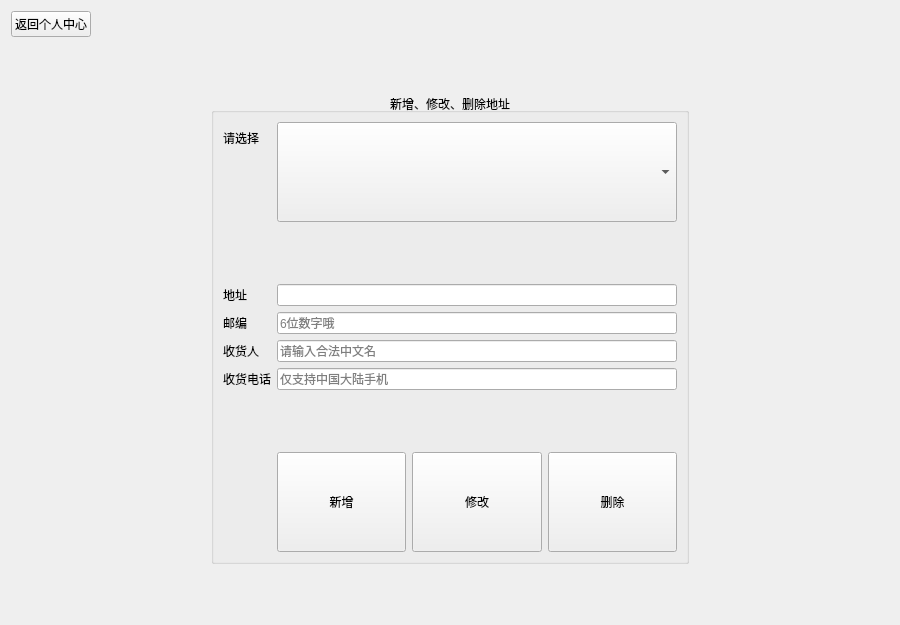
          <widget class="QWidget" name="pageMyAddresses">
           <layout class="QVBoxLayout" name="verticalLayout_8">
            <item>
             <layout class="QHBoxLayout" name="horizontalLayout_18">
              <property name="topMargin">
               <number>0</number>
              </property>
              <item>
               <widget class="QPushButton" name="pushButtonBackToPageLogined">
                <property name="text">
                 <string>返回个人中心</string>
                </property>
                <property name="icon">
                 <iconset resource="res/res.qrc">
                  <normaloff>:/icons-light/backward.png</normaloff>:/icons-light/backward.png</iconset>
                </property>
                <property name="iconSize">
                 <size>
                  <width>50</width>
                  <height>50</height>
                 </size>
                </property>
               </widget>
              </item>
              <item>
               <spacer name="horizontalSpacer_15">
                <property name="orientation">
                 <enum>Qt::Horizontal</enum>
                </property>
                <property name="sizeHint" stdset="0">
                 <size>
                  <width>40</width>
                  <height>20</height>
                 </size>
                </property>
               </spacer>
              </item>
             </layout>
            </item>
            <item>
             <spacer name="verticalSpacer_11">
              <property name="orientation">
               <enum>Qt::Vertical</enum>
              </property>
              <property name="sizeType">
               <enum>QSizePolicy::Maximum</enum>
              </property>
              <property name="sizeHint" stdset="0">
               <size>
                <width>20</width>
                <height>50</height>
               </size>
              </property>
             </spacer>
            </item>
            <item>
             <layout class="QHBoxLayout" name="horizontalLayout_15">
              <property name="leftMargin">
               <number>0</number>
              </property>
              <property name="rightMargin">
               <number>0</number>
              </property>
              <item>
               <spacer name="horizontalSpacer_13">
                <property name="orientation">
                 <enum>Qt::Horizontal</enum>
                </property>
                <property name="sizeType">
                 <enum>QSizePolicy::Maximum</enum>
                </property>
                <property name="sizeHint" stdset="0">
                 <size>
                  <width>200</width>
                  <height>20</height>
                 </size>
                </property>
               </spacer>
              </item>
              <item>
               <widget class="QGroupBox" name="groupBoxMyAddresses">
                <property name="title">
                 <string>新增、修改、删除地址</string>
                </property>
                <property name="alignment">
                 <set>Qt::AlignCenter</set>
                </property>
                <property name="checkable">
                 <bool>false</bool>
                </property>
                <layout class="QFormLayout" name="formLayout">
                 <property name="labelAlignment">
                  <set>Qt::AlignLeading|Qt::AlignLeft|Qt::AlignVCenter</set>
                 </property>
                 <property name="formAlignment">
                  <set>Qt::AlignLeading|Qt::AlignLeft|Qt::AlignTop</set>
                 </property>
                 <item row="0" column="0">
                  <widget class="QLabel" name="labelAddressesText">
                   <property name="text">
                    <string>请选择</string>
                   </property>
                  </widget>
                 </item>
                 <item row="0" column="1">
                  <widget class="QComboBox" name="comboBoxMAAddresses">
                   <property name="sizePolicy">
                    <sizepolicy hsizetype="Minimum" vsizetype="Minimum">
                     <horstretch>40</horstretch>
                     <verstretch>0</verstretch>
                    </sizepolicy>
                   </property>
                   <property name="minimumSize">
                    <size>
                     <width>400</width>
                     <height>100</height>
                    </size>
                   </property>
                  </widget>
                 </item>
                 <item row="2" column="0">
                  <widget class="QLabel" name="labelAddressText">
                   <property name="text">
                    <string>地址</string>
                   </property>
                  </widget>
                 </item>
                 <item row="2" column="1">
                  <widget class="QLineEdit" name="lineEditMAAddress">
                   <property name="minimumSize">
                    <size>
                     <width>400</width>
                     <height>0</height>
                    </size>
                   </property>
                  </widget>
                 </item>
                 <item row="4" column="0">
                  <widget class="QLabel" name="labelPostcodeText">
                   <property name="text">
                    <string>邮编</string>
                   </property>
                  </widget>
                 </item>
                 <item row="4" column="1">
                  <widget class="QLineEdit" name="lineEditMAPostcode">
                   <property name="inputMethodHints">
                    <set>Qt::ImhDigitsOnly</set>
                   </property>
                   <property name="maxLength">
                    <number>6</number>
                   </property>
                   <property name="placeholderText">
                    <string>6位数字哦</string>
                   </property>
                  </widget>
                 </item>
                 <item row="5" column="0">
                  <widget class="QLabel" name="labelRecverText">
                   <property name="text">
                    <string>收货人</string>
                   </property>
                  </widget>
                 </item>
                 <item row="5" column="1">
                  <widget class="QLineEdit" name="lineEditMARecver">
                   <property name="placeholderText">
                    <string>请输入合法中文名</string>
                   </property>
                  </widget>
                 </item>
                 <item row="6" column="0">
                  <widget class="QLabel" name="labelRecPhoneText">
                   <property name="text">
                    <string>收货电话</string>
                   </property>
                  </widget>
                 </item>
                 <item row="6" column="1">
                  <widget class="QLineEdit" name="lineEditMARecPhone">
                   <property name="inputMethodHints">
                    <set>Qt::ImhDigitsOnly</set>
                   </property>
                   <property name="maxLength">
                    <number>11</number>
                   </property>
                   <property name="placeholderText">
                    <string>仅支持中国大陆手机</string>
                   </property>
                  </widget>
                 </item>
                 <item row="8" column="1">
                  <layout class="QHBoxLayout" name="horizontalLayout_13">
                   <item>
                    <widget class="QPushButton" name="pushButtonMAAddAddress">
                     <property name="sizePolicy">
                      <sizepolicy hsizetype="Minimum" vsizetype="Minimum">
                       <horstretch>0</horstretch>
                       <verstretch>0</verstretch>
                      </sizepolicy>
                     </property>
                     <property name="minimumSize">
                      <size>
                       <width>0</width>
                       <height>100</height>
                      </size>
                     </property>
                     <property name="text">
                      <string>新增</string>
                     </property>
                     <property name="icon">
                      <iconset resource="res/res.qrc">
                       <normaloff>:/icons-light/plus_2.png</normaloff>:/icons-light/plus_2.png</iconset>
                     </property>
                    </widget>
                   </item>
                   <item>
                    <widget class="QPushButton" name="pushButtonMAModifyAddress">
                     <property name="sizePolicy">
                      <sizepolicy hsizetype="Minimum" vsizetype="Minimum">
                       <horstretch>0</horstretch>
                       <verstretch>0</verstretch>
                      </sizepolicy>
                     </property>
                     <property name="minimumSize">
                      <size>
                       <width>0</width>
                       <height>100</height>
                      </size>
                     </property>
                     <property name="text">
                      <string>修改</string>
                     </property>
                     <property name="icon">
                      <iconset resource="res/res.qrc">
                       <normaloff>:/icons-light/pencil_edit.png</normaloff>:/icons-light/pencil_edit.png</iconset>
                     </property>
                    </widget>
                   </item>
                   <item>
                    <widget class="QPushButton" name="pushButtonMADeleteAddress">
                     <property name="sizePolicy">
                      <sizepolicy hsizetype="Minimum" vsizetype="Minimum">
                       <horstretch>0</horstretch>
                       <verstretch>0</verstretch>
                      </sizepolicy>
                     </property>
                     <property name="minimumSize">
                      <size>
                       <width>0</width>
                       <height>100</height>
                      </size>
                     </property>
                     <property name="text">
                      <string>删除</string>
                     </property>
                     <property name="icon">
                      <iconset resource="res/res.qrc">
                       <normaloff>:/icons-light/delete_2.png</normaloff>:/icons-light/delete_2.png</iconset>
                     </property>
                    </widget>
                   </item>
                  </layout>
                 </item>
                 <item row="1" column="1">
                  <spacer name="verticalSpacer_13">
                   <property name="orientation">
                    <enum>Qt::Vertical</enum>
                   </property>
                   <property name="sizeType">
                    <enum>QSizePolicy::Minimum</enum>
                   </property>
                   <property name="sizeHint" stdset="0">
                    <size>
                     <width>20</width>
                     <height>50</height>
                    </size>
                   </property>
                  </spacer>
                 </item>
                 <item row="7" column="1">
                  <spacer name="verticalSpacer_14">
                   <property name="orientation">
                    <enum>Qt::Vertical</enum>
                   </property>
                   <property name="sizeType">
                    <enum>QSizePolicy::Minimum</enum>
                   </property>
                   <property name="sizeHint" stdset="0">
                    <size>
                     <width>20</width>
                     <height>50</height>
                    </size>
                   </property>
                  </spacer>
                 </item>
                </layout>
               </widget>
              </item>
              <item>
               <spacer name="horizontalSpacer_14">
                <property name="orientation">
                 <enum>Qt::Horizontal</enum>
                </property>
                <property name="sizeType">
                 <enum>QSizePolicy::Maximum</enum>
                </property>
                <property name="sizeHint" stdset="0">
                 <size>
                  <width>200</width>
                  <height>20</height>
                 </size>
                </property>
               </spacer>
              </item>
             </layout>
            </item>
            <item>
             <spacer name="verticalSpacer_12">
              <property name="orientation">
               <enum>Qt::Vertical</enum>
              </property>
              <property name="sizeType">
               <enum>QSizePolicy::Maximum</enum>
              </property>
              <property name="sizeHint" stdset="0">
               <size>
                <width>20</width>
                <height>50</height>
               </size>
              </property>
             </spacer>
            </item>
           </layout>
          </widget>
